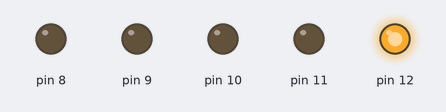
Simulated run of this sketch. Board: Arduino Uno, built with avr-gcc and run on an emulated ATmega328P. Parts: output pins drawn as LEDs (lit = HIGH).

Above: at 0.5 s.
At 2.5 s:
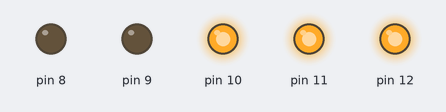
At 3.5 s:
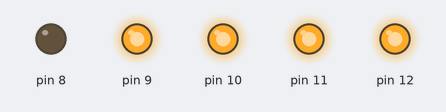
At 5.5 s:
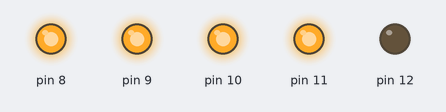
At 8.5 s:
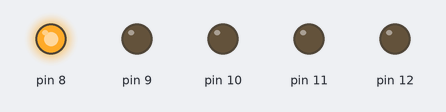
At 11.5 s:
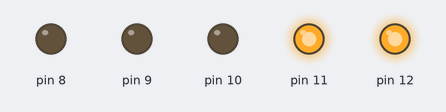
Timing chart, 0 to 13.0 s (numbered marks = the images above):
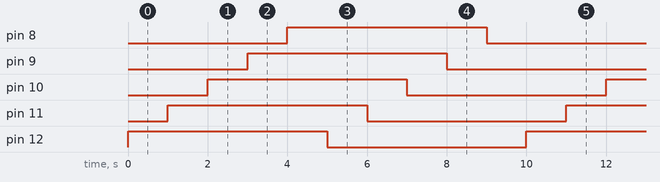

The sketch:

Act_1_-_Code.ino
```cpp
void setup()
{
  for(int pin = 8; pin <= 12; ++pin)
  {
    pinMode(pin, OUTPUT);
  }
}

void loop()
{

  for(int pin = 12; pin >= 8; --pin){
    digitalWrite(pin, HIGH);
    delay(1000);
  }

  for(int pin = 12; pin >= 8; --pin){
    digitalWrite(pin, LOW);
    delay(1000);
  }
}
```

Measured:
- by itself, pin 8–12: alternates HIGH for 5.0 s and LOW for 5.0 s
- by itself, everything shown: repeats every 10.0 s, in 10 steps
